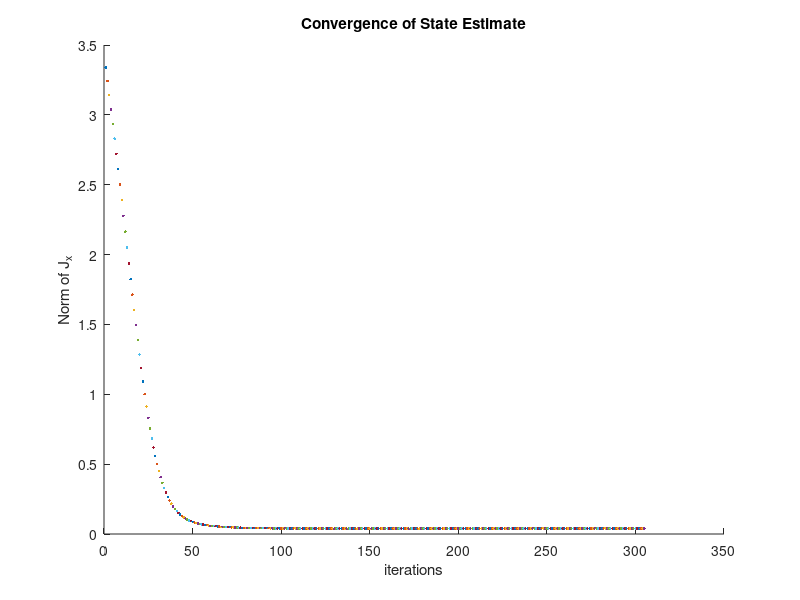
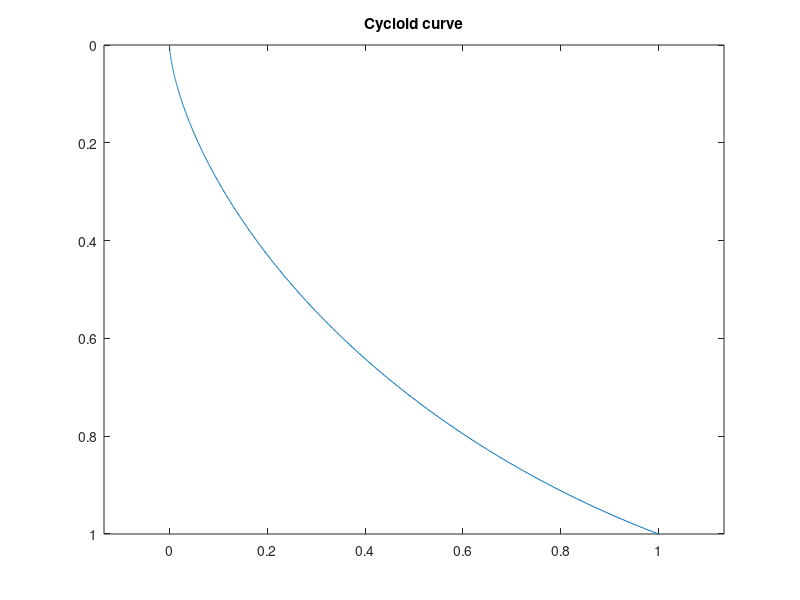

The MATLAB source for these figures, in order:
%% MAE6292 Midterm
% Randy Schur
% 3/31/15

%% Problem  1
clear
close all
load('prob1_data.mat');

eps = 1e-5;
alpha = .1;
x = [ 3 3 3]';
A = P(1:2, 1:3, :);
b = P(1:2, 4, :);
ct = P(3, 1:3, :);
for i=1:N
   c(:,:,i) = ct(:,:,i)'; 
end
d = P(3,4,:);
d = squeeze(d);

count = 0;
Jx = 1;

hold on

while(norm(Jx) > eps)
   Jx = [0 0 0]';
   J= [0; 0]; 

  for i=1:N
    f = (A(:,:,i)*x + b(:,:,i)) * 1/(c(:,:,i)'*x+d(i));
    f_prime = -(A(:,:,i)*x+b(:,:,i))*c(:,:,i)'/(c(:,:,i)'*x +d(i))^2 + A(:,:,i)/ (c(:,:,i)'*x+d(i));
%     Jx = Jx + w(i)*(-y(:,i)'*f_prime - y(:,i)'*f_prime + f_prime'*f + (f'*f_prime)');
    Jx = Jx + w(i)*(-2*f_prime'*y(:,i) +2*f_prime'*f);
    J = J + w(i)*(y(:,i) - f);
  end
  
  count = count+1;
  x = x - alpha*Jx;
  plot(count, norm(J)) 
  drawnow;
end
title('Convergence of State Estimate')
ylabel('Norm of J_{x}')
xlabel('iterations')

x
J


%% Problem 2
%f
figure

N = 501;
tf = 2.412;
t = linspace(0, tf, N);
c = 1.146;

x = .5*c*(t - sin(t));
y = .5*c*(1 - cos(t));
plot(x, y)
hold on
plot(x, 1, 'r:')
plot(1, y, 'r:')
set(gca, 'Ydir', 'reverse')
axis equal
title('Cycloid curve')